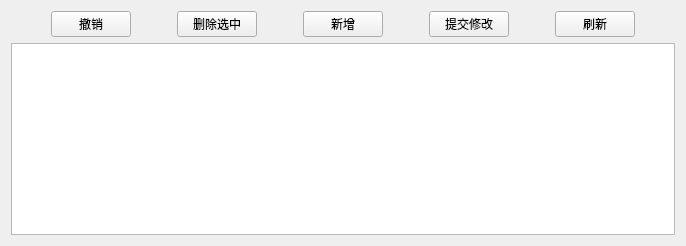
             <widget class="QWidget" name="tab_9">
              <attribute name="title">
               <string>所属用户组管理</string>
              </attribute>
              <layout class="QVBoxLayout" name="verticalLayout_61">
               <item>
                <layout class="QHBoxLayout" name="horizontalLayout_60">
                 <item>
                  <spacer name="horizontalSpacer_80">
                   <property name="orientation">
                    <enum>Qt::Horizontal</enum>
                   </property>
                   <property name="sizeHint" stdset="0">
                    <size>
                     <width>40</width>
                     <height>20</height>
                    </size>
                   </property>
                  </spacer>
                 </item>
                 <item>
                  <widget class="QPushButton" name="pushButton_96">
                   <property name="minimumSize">
                    <size>
                     <width>75</width>
                     <height>0</height>
                    </size>
                   </property>
                   <property name="text">
                    <string>撤销</string>
                   </property>
                   <property name="icon">
                    <iconset>
                     <normaloff>:/image/undo.png</normaloff>:/image/undo.png</iconset>
                   </property>
                  </widget>
                 </item>
                 <item>
                  <spacer name="horizontalSpacer_81">
                   <property name="orientation">
                    <enum>Qt::Horizontal</enum>
                   </property>
                   <property name="sizeHint" stdset="0">
                    <size>
                     <width>40</width>
                     <height>20</height>
                    </size>
                   </property>
                  </spacer>
                 </item>
                 <item>
                  <widget class="QPushButton" name="pushButton_38">
                   <property name="minimumSize">
                    <size>
                     <width>75</width>
                     <height>0</height>
                    </size>
                   </property>
                   <property name="text">
                    <string>删除选中</string>
                   </property>
                   <property name="icon">
                    <iconset>
                     <normaloff>:/image/gtk-delete.png</normaloff>:/image/gtk-delete.png</iconset>
                   </property>
                  </widget>
                 </item>
                 <item>
                  <spacer name="horizontalSpacer_82">
                   <property name="orientation">
                    <enum>Qt::Horizontal</enum>
                   </property>
                   <property name="sizeHint" stdset="0">
                    <size>
                     <width>40</width>
                     <height>20</height>
                    </size>
                   </property>
                  </spacer>
                 </item>
                 <item>
                  <widget class="QPushButton" name="pushButton_33">
                   <property name="minimumSize">
                    <size>
                     <width>75</width>
                     <height>0</height>
                    </size>
                   </property>
                   <property name="text">
                    <string>新增</string>
                   </property>
                   <property name="icon">
                    <iconset>
                     <normaloff>:/image/add.png</normaloff>:/image/add.png</iconset>
                   </property>
                  </widget>
                 </item>
                 <item>
                  <spacer name="horizontalSpacer_83">
                   <property name="orientation">
                    <enum>Qt::Horizontal</enum>
                   </property>
                   <property name="sizeHint" stdset="0">
                    <size>
                     <width>40</width>
                     <height>20</height>
                    </size>
                   </property>
                  </spacer>
                 </item>
                 <item>
                  <widget class="QPushButton" name="pushButton_95">
                   <property name="minimumSize">
                    <size>
                     <width>75</width>
                     <height>0</height>
                    </size>
                   </property>
                   <property name="text">
                    <string>提交修改</string>
                   </property>
                   <property name="icon">
                    <iconset>
                     <normaloff>:/image/confirm.ico</normaloff>:/image/confirm.ico</iconset>
                   </property>
                  </widget>
                 </item>
                 <item>
                  <spacer name="horizontalSpacer_84">
                   <property name="orientation">
                    <enum>Qt::Horizontal</enum>
                   </property>
                   <property name="sizeHint" stdset="0">
                    <size>
                     <width>40</width>
                     <height>20</height>
                    </size>
                   </property>
                  </spacer>
                 </item>
                 <item>
                  <widget class="QPushButton" name="pushButton_69">
                   <property name="minimumSize">
                    <size>
                     <width>75</width>
                     <height>0</height>
                    </size>
                   </property>
                   <property name="text">
                    <string>刷新</string>
                   </property>
                   <property name="icon">
                    <iconset>
                     <normaloff>:/image/gtk-refresh.png</normaloff>:/image/gtk-refresh.png</iconset>
                   </property>
                  </widget>
                 </item>
                 <item>
                  <spacer name="horizontalSpacer_85">
                   <property name="orientation">
                    <enum>Qt::Horizontal</enum>
                   </property>
                   <property name="sizeHint" stdset="0">
                    <size>
                     <width>40</width>
                     <height>20</height>
                    </size>
                   </property>
                  </spacer>
                 </item>
                </layout>
               </item>
               <item>
                <widget class="QTableView" name="tableView_6">
                 <attribute name="horizontalHeaderDefaultSectionSize">
                  <number>300</number>
                 </attribute>
                 <attribute name="horizontalHeaderStretchLastSection">
                  <bool>true</bool>
                 </attribute>
                </widget>
               </item>
              </layout>
             </widget>
